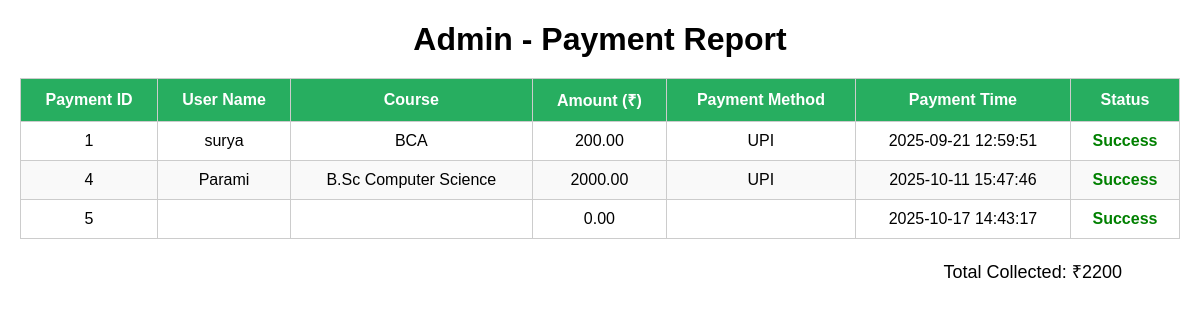
Page /admin_report.php on the committed database.
### tables this page shows
CREATE TABLE `payment` (
  `payment_id` int(11) NOT NULL,
  `user_name` varchar(100) NOT NULL,
  `course` varchar(100) NOT NULL,
  `amount` decimal(10,2) NOT NULL,
  `payment_method` varchar(50) NOT NULL,
  `payment_time` datetime NOT NULL,
  `status` varchar(20) NOT NULL
);

### admin_report.php (the view, shortened to what this page needs)
<!DOCTYPE html>
<html>
<head>
</head>
<body>
<h1>Admin - Payment Report</h1>
<table>
    <thead>
        <tr>
            <th>Payment ID</th>
            <th>User Name</th>
            <th>Course</th>
            <th>Amount (₹)</th>
            <th>Payment Method</th>
            <th>Payment Time</th>
            <th>Status</th>
        </tr>
    </thead>
    <tbody>
    <?php
    $servername = "localhost";
    $username = "root";
    $password = "";
    $dbname = "college_portal";
    $conn = new mysqli($servername, $username, $password, $dbname);
    $sql = "SELECT payment_id, user_name, course, amount, payment_method, payment_time, status FROM payment";
    $result = $conn->query($sql);
    $total = 0;
    if ($result->num_rows > 0) {
        while ($row = $result->fetch_assoc()) {
            $statusClass = strtolower($row['status']) == "success" ? "success" : "failed";
            echo "<tr>
                    <td>".$row['payment_id']."</td>
                    <td>".$row['user_name']."</td>
                    <td>".$row['course']."</td>
                    <td>".$row['amount']."</td>
                    <td>".$row['payment_method']."</td>
                    <td>".$row['payment_time']."</td>
                    <td class='".$statusClass."'>".$row['status']."</td>
                  </tr>";
            if (strtolower($row['status']) == "success") {
                $total += $row['amount'];
            }
        }
    } else {
        echo "<tr><td colspan='7'>No payments found</td></tr>";
    }
    ?>
    </tbody>
</table>
<div class="total">
    <?php echo "Total Collected: ₹" . $total; ?>
</div>
</body>
</html>

### admin_report.php (style rules this page uses)
body { font-family: Arial, sans-serif; margin: 20px; }
h1 { text-align: center; margin-bottom: 20px; }
table { width: 100%; border-collapse: collapse; text-align: center; }
th, td { border: 1px solid #ccc; padding: 10px; }
th { background-color: #27ae60; color: white; }
tr:nth-child(even) { background-color: #f9f9f9; }
.success { color: green; font-weight: bold; }
.total { font-size: 18px; text-align: right; padding: 20px 5%; }

### rows in the picture
payment: payment_id "1", user_name "surya", course "BCA", amount "200.00", payment_method "UPI", payment_time "2025-09-21 12:59:51", status "Success"
payment: payment_id "4", user_name "Parami", course "B.Sc Computer Science", amount "2000.00", payment_method "UPI", payment_time "2025-10-11 15:47:46", status "Success"
payment: payment_id "5", amount "0.00", payment_time "2025-10-17 14:43:17", status "Success"

### other values in the picture
$total "2200"
